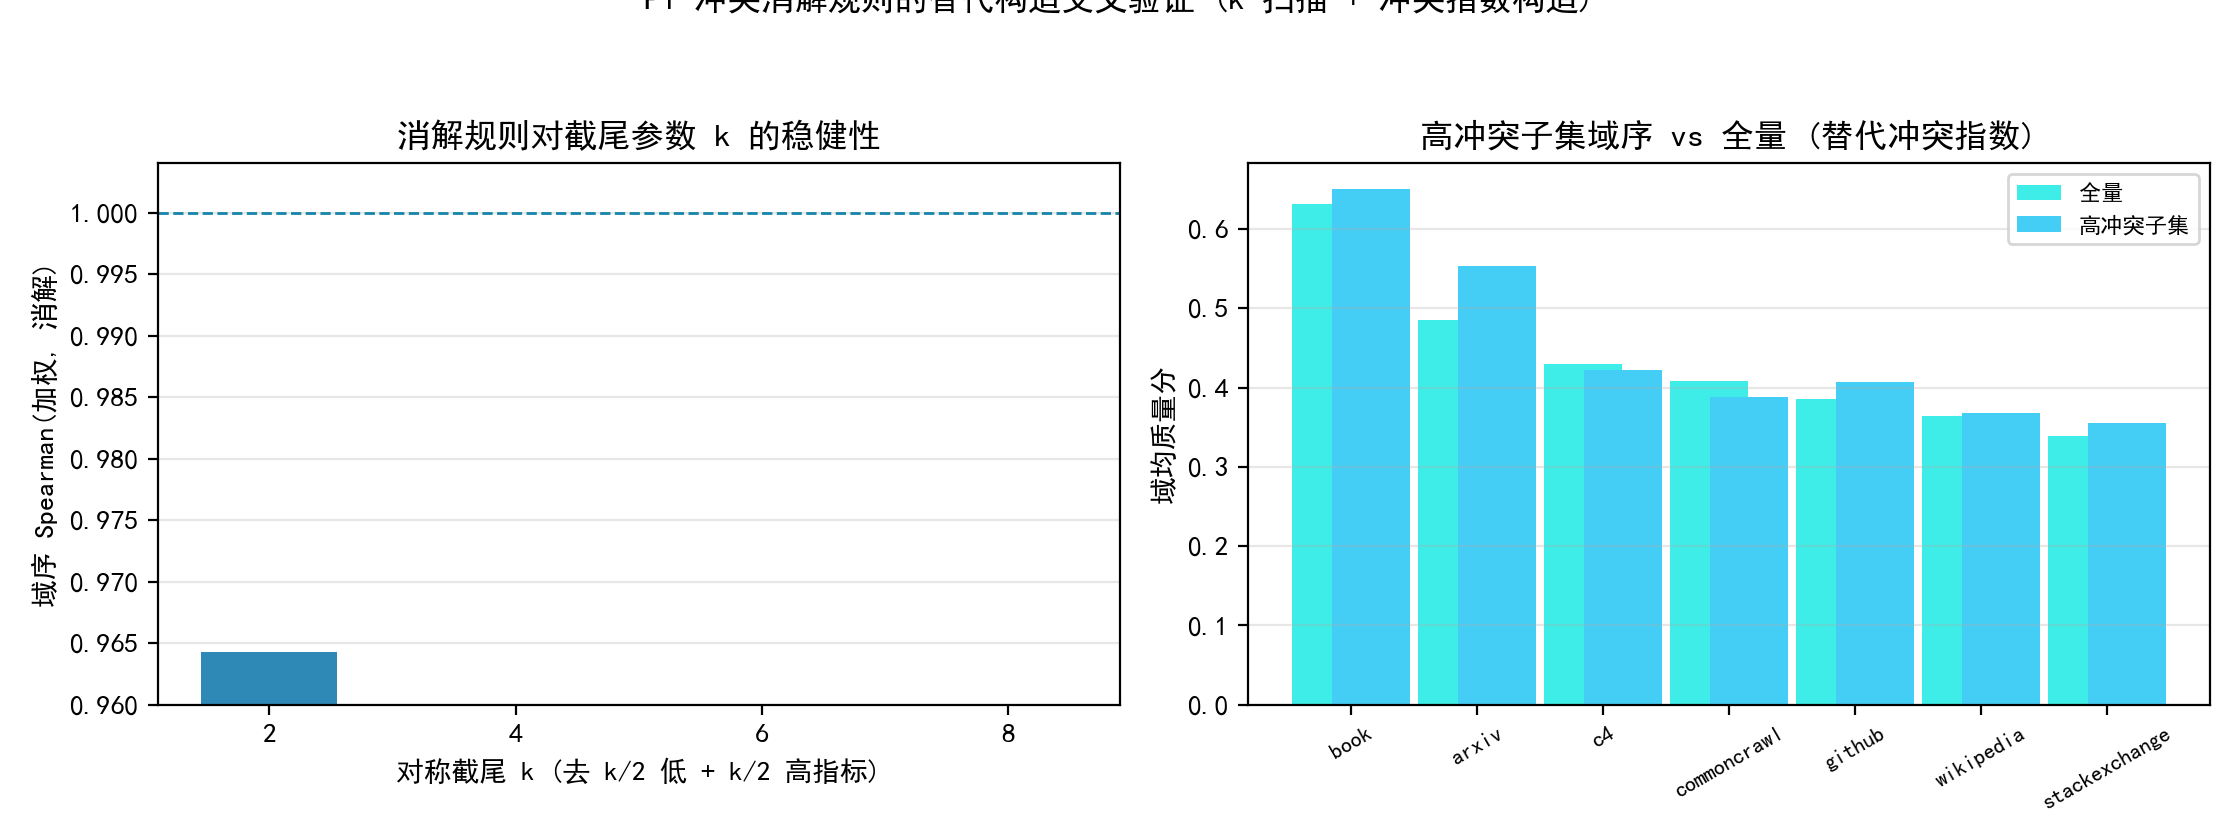

Write Python code to recreate this figure.
# -*- coding: utf-8 -*-
"""
v89 实验: P1 冲突消解规则的替代构造交叉验证
主链路 (p1_quality/v57): 冲突指数 = |Q_C - Q_F| (双族均值差),
消解 = 对称截尾 k=6 (每样本去 3 低+3 高指标后加权), 域序 Spearman=1.000.
本实验:
  1) 截尾参数扫描: k ∈ {2,4,6,8} -> 域序 Spearman(Q_weighted, Q_resolved(k))
     是否全部 =1.000 (消解规则对 k 稳健);
  2) 替代冲突指数 (总体不一致度 std 22 维) 重做高冲突识别: 0.9 分位
     阈值下高冲突子集的域序与全量是否一致 (book 居首/低质垫底保持);
  3) 替代冲突率 vs 消解位移 Spearman (v57 为 0.0, 检验构造无关性)。
同一数据口径 (A1 51230 + A2/A3 15000 = 81230, 熵-CRITIC 组合赋权)。
输出: experiments/v89_p1_resolve_robust.json/.png
"""
import os, sys
import numpy as np
import pandas as pd
sys.path.insert(0, os.path.join(os.path.dirname(__file__), "..", "code"))
from p1_quality import (load_jsonl_xz, build_frame, winsorize_minmax,
                        entropy_weight, critic_weight, family_scores, ALL_IND,
                        DIRECTION, robust_resolve)
from common import A, BASE
from scipy.stats import spearmanr
import json
import matplotlib
matplotlib.use("Agg")
import matplotlib.pyplot as plt
import matplotlib.font_manager as fm

EX = os.path.join(os.path.dirname(__file__))
for _f in ("SimHei.ttf", "simsun.ttf"):
    _p = os.path.join(BASE, _f)
    if os.path.exists(_p):
        fm.fontManager.addfont(_p)
plt.rcParams["font.sans-serif"] = ["SimHei"]
plt.rcParams["axes.unicode_minus"] = False
plt.rcParams["axes.prop_cycle"] = "cycler(color=['#177cb0', '#1685a9', '#3eede7', '#70f3ff', '#44cef6', '#88ada6'])"


def wmean(vals, w):
    m = np.isfinite(vals) & np.isfinite(w)
    if m.sum() == 0:
        return np.nan
    return np.average(vals[m], weights=w[m])


def domain_order(Q, dom, doms, conflict=None):
    """域级聚合: 与 p1_domain_quality.csv 一致, 权重=1/(冲突+0.05)"""
    if conflict is None:
        df = pd.DataFrame({"Q": Q, "d": dom})
        return {d: float(df[df.d == d].Q.mean()) for d in doms}
    df = pd.DataFrame({"Q": Q, "d": dom, "c": conflict})
    out = {}
    for d in doms:
        g = df[df.d == d]
        out[d] = float(wmean(g.Q.to_numpy(), (1.0 / (g.c.to_numpy() + 0.05))))
    return out


def main():
    # 全量口径 (与官方 p1_domain_quality.csv 完全一致): A1 51230 + arxiv_ext + github_ext
    a1 = load_jsonl_xz(os.path.join(A, "slimpajama_quality_signal_sample.jsonl.xz"))
    a2 = load_jsonl_xz(os.path.join(A, "slimpajama_quality_extended", "arxiv_part-6777d8857c6e-000486.jsonl.xz"))
    a3 = load_jsonl_xz(os.path.join(A, "slimpajama_quality_extended", "github_part-6777d8857c6e-000275.jsonl.xz"))
    df = pd.concat([build_frame(a1), build_frame(a2, domain_hint="arxiv"),
                    build_frame(a3, domain_hint="github")], ignore_index=True)
    dom = df["_source_domain"].fillna("none").to_numpy()
    doms = [d for d in np.unique(dom) if np.sum(dom == d) >= 50]
    # 官方预处理: 负向指标取反 -> 分位裁剪+min-max; 保留 NaN (后续 nansum 聚合)
    Xraw = df[ALL_IND].to_numpy(dtype=float)
    for j, k in enumerate(ALL_IND):
        if not DIRECTION[k]:
            Xraw[:, j] = -Xraw[:, j]
    X = winsorize_minmax(Xraw)
    we, _e = entropy_weight(X)
    wc = critic_weight(X)[0]
    w = 0.5 * np.asarray(we, dtype=float) + 0.5 * np.asarray(wc, dtype=float)

    Qw = np.nansum(X * w, axis=1)          # 官方 Q_weighted
    qc, qf = family_scores(X)
    conflict_fam = np.abs(qc - qf)         # 官方冲突指数
    do_w = domain_order(Qw, dom, doms, conflict_fam)
    # 0) 官方 csv 交叉校验: 同源 (272505) 的 Q_weighted/Q_resolved/Q_topsis
    off = pd.read_csv(os.path.join(os.path.dirname(__file__), "..", "results", "p1_domain_quality.csv"))
    rho_off_wt = float(spearmanr(off["Q_weighted"], off["Q_topsis"])[0])
    rho_off_wr = float(spearmanr(off["Q_weighted"], off["Q_resolved"])[0])
    print(f"官方csv (n={len(off)} 域): Spearman(加权,TOPSIS)={rho_off_wt}; "
          f"Spearman(加权,消解)={rho_off_wr}")
    # 0b) 数值闭合: 我的复算 vs 官方 csv 同列 (全量同源, 应逐位一致)
    offi = off.set_index("domain")
    Qr6_check = robust_resolve(X, w, 6)
    do_r6 = domain_order(Qr6_check, dom, doms, conflict_fam)
    md_w = max(abs(do_w[d] - float(offi.loc[d, "Q_weighted"])) for d in doms if d in offi.index)
    md_r = max(abs(do_r6[d] - float(offi.loc[d, "Q_resolved"])) for d in doms if d in offi.index)
    md_t = max(abs(do_r6[d] - do_w[d] - (float(offi.loc[d, "Q_resolved"]) - float(offi.loc[d, "Q_weighted"]))) for d in doms if d in offi.index)
    print(f"数值闭合: |ΔQ_weighted|max={md_w:.2e}, |ΔQ_resolved(k=6)|max={md_r:.2e}, "
          f"|Δ(位移)|max={md_t:.2e}")
    # 1) 截尾 k 扫描
    ks = [2, 4, 6, 8]
    k_rows = []
    for k in ks:
        Qr = robust_resolve(X, w, k)
        do_r = domain_order(Qr, dom, doms, conflict_fam)
        rho = float(spearmanr([do_w[d] for d in doms], [do_r[d] for d in doms])[0])
        k_rows.append({"k": k, "rho_weight_resolve": rho,
                       "order_resolve": [d for d in sorted(doms, key=lambda x: -do_r[x])]})
        print(f"k={k}: 域序 Spearman(加权, 消解) = {rho}")
    k_rho = [r["rho_weight_resolve"] for r in k_rows]
    all_one = all(abs(v - 1.0) < 1e-9 for v in k_rho)
    print(f"全部 k 下 rho=1.000: {all_one}")

    # 2) 替代冲突指数: 总体不一致度 std(22 维) (NaN 安全)
    conflict_std = np.nanstd(X, axis=1)
    vmask = np.isfinite(conflict_std)
    cvalid = conflict_std[vmask]
    thresh = float(np.quantile(cvalid, 0.9))
    hi = np.zeros(len(X), dtype=bool); hi[vmask] = cvalid >= thresh
    lo = ~hi
    print(f"替代冲突指数: 90 分位阈值 {thresh:.4f}, 高冲突 n={hi.sum()}")
    # 高冲突子集内域序 vs 全量 (同一加权聚合口径)
    def subset_order(mask, conflict):
        mask = np.asarray(mask)
        out = {}
        for d in doms:
            sel = (dom == d) & mask
            if sel.sum() == 0:
                continue
            out[d] = float(wmean(Qw[sel], 1.0 / (conflict[sel] + 0.05)))
        return out
    so_hi = subset_order(hi, conflict_std)
    rho_hi = float(spearmanr([do_w[d] for d in doms], [so_hi[d] for d in doms])[0])
    print(f"高冲突子集域序 Spearman vs 全量 = {rho_hi}")

    # 3) 替代冲突率 vs 消解位移 (v57 为 0.0)
    Qr6 = robust_resolve(X, w, 6)
    shift = Qr6 - Qw
    sm = np.isfinite(shift) & np.isfinite(conflict_std) & np.isfinite(conflict_fam)
    rho_shift = float(spearmanr(conflict_std[sm], shift[sm])[0])
    rho_shift_fam = float(spearmanr(conflict_fam[sm], shift[sm])[0])
    print(f"冲突率(std) vs 消解位移 Spearman = {rho_shift:.3f}; "
          f"双族差口径 = {rho_shift_fam:.3f}")

    out = {"n": int(len(df)), "k_sweep": k_rows, "k_all_rho_one": all_one,
           "alt_conflict_std_p90": thresh, "n_high": int(hi.sum()),
           "rho_high_vs_all": rho_hi, "rho_std_vs_shift": rho_shift,
           "rho_family_vs_shift": rho_shift_fam,
           "domain_order_weighted": {d: do_w[d] for d in doms}}
    json.dump(out, open(os.path.join(EX, "v89_p1_resolve_robust.json"), "w", encoding="utf-8"),
              ensure_ascii=False, indent=2)

    fig, axes = plt.subplots(1, 2, figsize=(11.2, 4.2))
    ax = axes[0]
    ax.bar([str(k) for k in ks], k_rho, color="#177cb0", alpha=0.9, width=0.55)
    ax.axhline(1.0, color="#1685a9", ls="--", lw=1)
    ax.set_ylim(0.96, 1.004); ax.set_ylabel("域序 Spearman(加权, 消解)")
    ax.set_xlabel("对称截尾 k (去 k/2 低 + k/2 高指标)")
    ax.set_title("消解规则对截尾参数 k 的稳健性"); ax.grid(alpha=0.3, axis="y")
    ax = axes[1]
    order = sorted(doms, key=lambda d: -do_w[d])
    ax.bar(np.arange(len(order)), [do_w[d] for d in order], width=0.62,
           color="#3eede7", label="全量")
    ax.bar(np.arange(len(order)) + 0.32, [so_hi[d] for d in order], width=0.62,
           color="#44cef6", label="高冲突子集")
    ax.set_xticks(np.arange(len(order)) + 0.16)
    ax.set_xticklabels(order, rotation=30, fontsize=8)
    ax.set_ylabel("域均质量分"); ax.set_title("高冲突子集域序 vs 全量 (替代冲突指数)")
    ax.grid(alpha=0.3, axis="y"); ax.legend(fontsize=8)
    fig.suptitle("P1 冲突消解规则的替代构造交叉验证 (k 扫描 + 冲突指数构造)", fontsize=12, y=1.02)
    fig.tight_layout(rect=[0, 0, 1, 0.97])
    fig.savefig(os.path.join(EX, "v89_p1_resolve_robust.png"), dpi=200)
    plt.close(fig)
    print("done v89")


if __name__ == "__main__":
    main()
